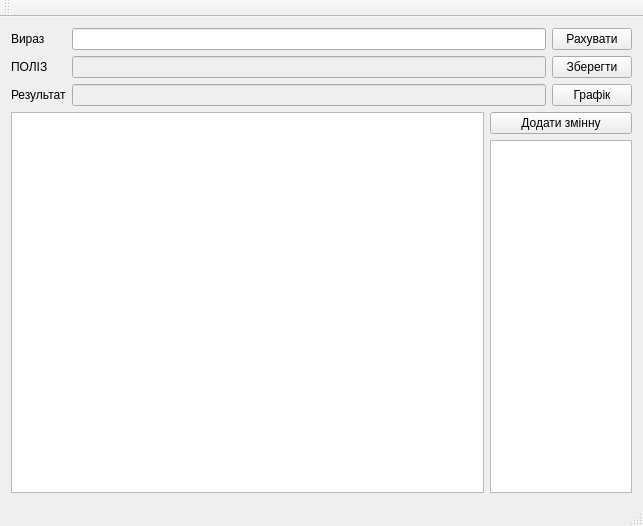
<?xml version="1.0" encoding="UTF-8"?>
<ui version="4.0">
 <class>MainWindow</class>
 <widget class="QMainWindow" name="MainWindow">
  <property name="geometry">
   <rect>
    <x>0</x>
    <y>0</y>
    <width>643</width>
    <height>526</height>
   </rect>
  </property>
  <property name="windowTitle">
   <string>PME</string>
  </property>
  <widget class="QWidget" name="centralWidget">
   <layout class="QVBoxLayout" name="verticalLayout_4">
    <item>
     <layout class="QHBoxLayout" name="horizontalLayout">
      <item>
       <layout class="QFormLayout" name="formLayout">
        <item row="0" column="0">
         <widget class="QLabel" name="label">
          <property name="text">
           <string>Вираз</string>
          </property>
         </widget>
        </item>
        <item row="0" column="1">
         <widget class="QLineEdit" name="lineEdit"/>
        </item>
        <item row="1" column="0">
         <widget class="QLabel" name="label_2">
          <property name="text">
           <string>ПОЛІЗ</string>
          </property>
         </widget>
        </item>
        <item row="1" column="1">
         <widget class="QLineEdit" name="lineEdit_3">
          <property name="enabled">
           <bool>false</bool>
          </property>
         </widget>
        </item>
        <item row="2" column="0">
         <widget class="QLabel" name="label_3">
          <property name="text">
           <string>Результат</string>
          </property>
         </widget>
        </item>
        <item row="2" column="1">
         <widget class="QLineEdit" name="lineEdit_2">
          <property name="enabled">
           <bool>false</bool>
          </property>
         </widget>
        </item>
       </layout>
      </item>
      <item>
       <layout class="QVBoxLayout" name="verticalLayout_2">
        <item>
         <widget class="QPushButton" name="pushButton">
          <property name="text">
           <string>Рахувати</string>
          </property>
         </widget>
        </item>
        <item>
         <widget class="QPushButton" name="pushButton_2">
          <property name="text">
           <string>Зберегти</string>
          </property>
         </widget>
        </item>
        <item>
         <widget class="QPushButton" name="pushButton_4">
          <property name="text">
           <string>Графік</string>
          </property>
         </widget>
        </item>
       </layout>
      </item>
     </layout>
    </item>
    <item>
     <layout class="QHBoxLayout" name="horizontalLayout_3" stretch="10,3">
      <item>
       <widget class="QTableView" name="tableView">
        <property name="selectionMode">
         <enum>QAbstractItemView::SingleSelection</enum>
        </property>
        <property name="selectionBehavior">
         <enum>QAbstractItemView::SelectRows</enum>
        </property>
       </widget>
      </item>
      <item>
       <layout class="QVBoxLayout" name="verticalLayout_3">
        <item>
         <layout class="QVBoxLayout" name="verticalLayout">
          <item>
           <widget class="QPushButton" name="pushButton_3">
            <property name="text">
             <string>Додати змінну</string>
            </property>
           </widget>
          </item>
          <item>
           <widget class="QTableWidget" name="tableWidget">
            <property name="selectionMode">
             <enum>QAbstractItemView::SingleSelection</enum>
            </property>
            <property name="selectionBehavior">
             <enum>QAbstractItemView::SelectRows</enum>
            </property>
            <property name="rowCount">
             <number>0</number>
            </property>
            <attribute name="horizontalHeaderVisible">
             <bool>false</bool>
            </attribute>
            <attribute name="horizontalHeaderDefaultSectionSize">
             <number>50</number>
            </attribute>
            <column>
             <property name="text">
              <string>Змінна</string>
             </property>
            </column>
            <column>
             <property name="text">
              <string>Значення</string>
             </property>
            </column>
           </widget>
          </item>
         </layout>
        </item>
       </layout>
      </item>
     </layout>
    </item>
   </layout>
  </widget>
  <widget class="QMenuBar" name="menuBar">
   <property name="geometry">
    <rect>
     <x>0</x>
     <y>0</y>
     <width>643</width>
     <height>20</height>
    </rect>
   </property>
  </widget>
  <widget class="QToolBar" name="mainToolBar">
   <attribute name="toolBarArea">
    <enum>TopToolBarArea</enum>
   </attribute>
   <attribute name="toolBarBreak">
    <bool>false</bool>
   </attribute>
  </widget>
  <widget class="QStatusBar" name="statusBar"/>
 </widget>
 <layoutdefault spacing="6" margin="11"/>
 <resources/>
 <connections>
  <connection>
   <sender>lineEdit</sender>
   <signal>returnPressed()</signal>
   <receiver>pushButton</receiver>
   <slot>click()</slot>
   <hints>
    <hint type="sourcelabel">
     <x>145</x>
     <y>66</y>
    </hint>
    <hint type="destinationlabel">
     <x>569</x>
     <y>50</y>
    </hint>
   </hints>
  </connection>
 </connections>
</ui>
